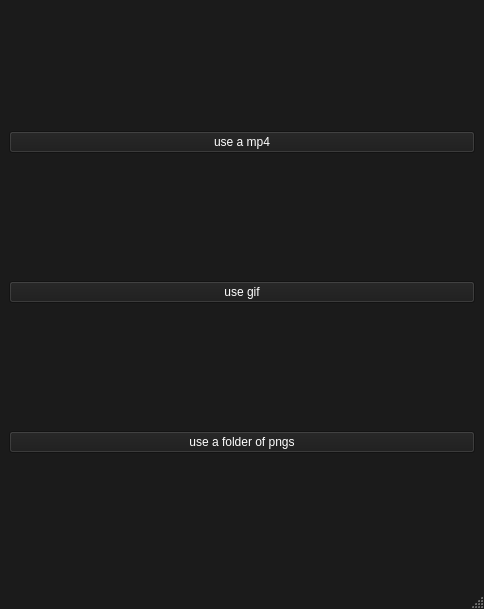
<?xml version="1.0" encoding="UTF-8"?>
<ui version="4.0">
 <class>MainWindow</class>
 <widget class="QMainWindow" name="MainWindow">
  <property name="geometry">
   <rect>
    <x>0</x>
    <y>0</y>
    <width>484</width>
    <height>609</height>
   </rect>
  </property>
  <property name="palette">
   <palette>
    <active>
     <colorrole role="WindowText">
      <brush brushstyle="SolidPattern">
       <color alpha="255">
        <red>255</red>
        <green>255</green>
        <blue>255</blue>
       </color>
      </brush>
     </colorrole>
     <colorrole role="Button">
      <brush brushstyle="SolidPattern">
       <color alpha="255">
        <red>27</red>
        <green>27</green>
        <blue>27</blue>
       </color>
      </brush>
     </colorrole>
     <colorrole role="Light">
      <brush brushstyle="SolidPattern">
       <color alpha="255">
        <red>40</red>
        <green>40</green>
        <blue>40</blue>
       </color>
      </brush>
     </colorrole>
     <colorrole role="Midlight">
      <brush brushstyle="SolidPattern">
       <color alpha="255">
        <red>33</red>
        <green>33</green>
        <blue>33</blue>
       </color>
      </brush>
     </colorrole>
     <colorrole role="Dark">
      <brush brushstyle="SolidPattern">
       <color alpha="255">
        <red>13</red>
        <green>13</green>
        <blue>13</blue>
       </color>
      </brush>
     </colorrole>
     <colorrole role="Mid">
      <brush brushstyle="SolidPattern">
       <color alpha="255">
        <red>18</red>
        <green>18</green>
        <blue>18</blue>
       </color>
      </brush>
     </colorrole>
     <colorrole role="Text">
      <brush brushstyle="SolidPattern">
       <color alpha="255">
        <red>255</red>
        <green>255</green>
        <blue>255</blue>
       </color>
      </brush>
     </colorrole>
     <colorrole role="BrightText">
      <brush brushstyle="SolidPattern">
       <color alpha="255">
        <red>255</red>
        <green>255</green>
        <blue>255</blue>
       </color>
      </brush>
     </colorrole>
     <colorrole role="ButtonText">
      <brush brushstyle="SolidPattern">
       <color alpha="255">
        <red>255</red>
        <green>255</green>
        <blue>255</blue>
       </color>
      </brush>
     </colorrole>
     <colorrole role="Base">
      <brush brushstyle="SolidPattern">
       <color alpha="255">
        <red>0</red>
        <green>0</green>
        <blue>0</blue>
       </color>
      </brush>
     </colorrole>
     <colorrole role="Window">
      <brush brushstyle="SolidPattern">
       <color alpha="255">
        <red>27</red>
        <green>27</green>
        <blue>27</blue>
       </color>
      </brush>
     </colorrole>
     <colorrole role="Shadow">
      <brush brushstyle="SolidPattern">
       <color alpha="255">
        <red>0</red>
        <green>0</green>
        <blue>0</blue>
       </color>
      </brush>
     </colorrole>
     <colorrole role="AlternateBase">
      <brush brushstyle="SolidPattern">
       <color alpha="255">
        <red>13</red>
        <green>13</green>
        <blue>13</blue>
       </color>
      </brush>
     </colorrole>
     <colorrole role="ToolTipBase">
      <brush brushstyle="SolidPattern">
       <color alpha="255">
        <red>255</red>
        <green>255</green>
        <blue>220</blue>
       </color>
      </brush>
     </colorrole>
     <colorrole role="ToolTipText">
      <brush brushstyle="SolidPattern">
       <color alpha="255">
        <red>0</red>
        <green>0</green>
        <blue>0</blue>
       </color>
      </brush>
     </colorrole>
     <colorrole role="PlaceholderText">
      <brush brushstyle="SolidPattern">
       <color alpha="128">
        <red>255</red>
        <green>255</green>
        <blue>255</blue>
       </color>
      </brush>
     </colorrole>
    </active>
    <inactive>
     <colorrole role="WindowText">
      <brush brushstyle="SolidPattern">
       <color alpha="255">
        <red>255</red>
        <green>255</green>
        <blue>255</blue>
       </color>
      </brush>
     </colorrole>
     <colorrole role="Button">
      <brush brushstyle="SolidPattern">
       <color alpha="255">
        <red>27</red>
        <green>27</green>
        <blue>27</blue>
       </color>
      </brush>
     </colorrole>
     <colorrole role="Light">
      <brush brushstyle="SolidPattern">
       <color alpha="255">
        <red>40</red>
        <green>40</green>
        <blue>40</blue>
       </color>
      </brush>
     </colorrole>
     <colorrole role="Midlight">
      <brush brushstyle="SolidPattern">
       <color alpha="255">
        <red>33</red>
        <green>33</green>
        <blue>33</blue>
       </color>
      </brush>
     </colorrole>
     <colorrole role="Dark">
      <brush brushstyle="SolidPattern">
       <color alpha="255">
        <red>13</red>
        <green>13</green>
        <blue>13</blue>
       </color>
      </brush>
     </colorrole>
     <colorrole role="Mid">
      <brush brushstyle="SolidPattern">
       <color alpha="255">
        <red>18</red>
        <green>18</green>
        <blue>18</blue>
       </color>
      </brush>
     </colorrole>
     <colorrole role="Text">
      <brush brushstyle="SolidPattern">
       <color alpha="255">
        <red>255</red>
        <green>255</green>
        <blue>255</blue>
       </color>
      </brush>
     </colorrole>
     <colorrole role="BrightText">
      <brush brushstyle="SolidPattern">
       <color alpha="255">
        <red>255</red>
        <green>255</green>
        <blue>255</blue>
       </color>
      </brush>
     </colorrole>
     <colorrole role="ButtonText">
      <brush brushstyle="SolidPattern">
       <color alpha="255">
        <red>255</red>
        <green>255</green>
        <blue>255</blue>
       </color>
      </brush>
     </colorrole>
     <colorrole role="Base">
      <brush brushstyle="SolidPattern">
       <color alpha="255">
        <red>0</red>
        <green>0</green>
        <blue>0</blue>
       </color>
      </brush>
     </colorrole>
     <colorrole role="Window">
      <brush brushstyle="SolidPattern">
       <color alpha="255">
        <red>27</red>
        <green>27</green>
        <blue>27</blue>
       </color>
      </brush>
     </colorrole>
     <colorrole role="Shadow">
      <brush brushstyle="SolidPattern">
       <color alpha="255">
        <red>0</red>
        <green>0</green>
        <blue>0</blue>
       </color>
      </brush>
     </colorrole>
     <colorrole role="AlternateBase">
      <brush brushstyle="SolidPattern">
       <color alpha="255">
        <red>13</red>
        <green>13</green>
        <blue>13</blue>
       </color>
      </brush>
     </colorrole>
     <colorrole role="ToolTipBase">
      <brush brushstyle="SolidPattern">
       <color alpha="255">
        <red>255</red>
        <green>255</green>
        <blue>220</blue>
       </color>
      </brush>
     </colorrole>
     <colorrole role="ToolTipText">
      <brush brushstyle="SolidPattern">
       <color alpha="255">
        <red>0</red>
        <green>0</green>
        <blue>0</blue>
       </color>
      </brush>
     </colorrole>
     <colorrole role="PlaceholderText">
      <brush brushstyle="SolidPattern">
       <color alpha="128">
        <red>255</red>
        <green>255</green>
        <blue>255</blue>
       </color>
      </brush>
     </colorrole>
    </inactive>
    <disabled>
     <colorrole role="WindowText">
      <brush brushstyle="SolidPattern">
       <color alpha="255">
        <red>13</red>
        <green>13</green>
        <blue>13</blue>
       </color>
      </brush>
     </colorrole>
     <colorrole role="Button">
      <brush brushstyle="SolidPattern">
       <color alpha="255">
        <red>27</red>
        <green>27</green>
        <blue>27</blue>
       </color>
      </brush>
     </colorrole>
     <colorrole role="Light">
      <brush brushstyle="SolidPattern">
       <color alpha="255">
        <red>40</red>
        <green>40</green>
        <blue>40</blue>
       </color>
      </brush>
     </colorrole>
     <colorrole role="Midlight">
      <brush brushstyle="SolidPattern">
       <color alpha="255">
        <red>33</red>
        <green>33</green>
        <blue>33</blue>
       </color>
      </brush>
     </colorrole>
     <colorrole role="Dark">
      <brush brushstyle="SolidPattern">
       <color alpha="255">
        <red>13</red>
        <green>13</green>
        <blue>13</blue>
       </color>
      </brush>
     </colorrole>
     <colorrole role="Mid">
      <brush brushstyle="SolidPattern">
       <color alpha="255">
        <red>18</red>
        <green>18</green>
        <blue>18</blue>
       </color>
      </brush>
     </colorrole>
     <colorrole role="Text">
      <brush brushstyle="SolidPattern">
       <color alpha="255">
        <red>13</red>
        <green>13</green>
        <blue>13</blue>
       </color>
      </brush>
     </colorrole>
     <colorrole role="BrightText">
      <brush brushstyle="SolidPattern">
       <color alpha="255">
        <red>255</red>
        <green>255</green>
        <blue>255</blue>
       </color>
      </brush>
     </colorrole>
     <colorrole role="ButtonText">
      <brush brushstyle="SolidPattern">
       <color alpha="255">
        <red>13</red>
        <green>13</green>
        <blue>13</blue>
       </color>
      </brush>
     </colorrole>
     <colorrole role="Base">
      <brush brushstyle="SolidPattern">
       <color alpha="255">
        <red>27</red>
        <green>27</green>
        <blue>27</blue>
       </color>
      </brush>
     </colorrole>
     <colorrole role="Window">
      <brush brushstyle="SolidPattern">
       <color alpha="255">
        <red>27</red>
        <green>27</green>
        <blue>27</blue>
       </color>
      </brush>
     </colorrole>
     <colorrole role="Shadow">
      <brush brushstyle="SolidPattern">
       <color alpha="255">
        <red>0</red>
        <green>0</green>
        <blue>0</blue>
       </color>
      </brush>
     </colorrole>
     <colorrole role="AlternateBase">
      <brush brushstyle="SolidPattern">
       <color alpha="255">
        <red>27</red>
        <green>27</green>
        <blue>27</blue>
       </color>
      </brush>
     </colorrole>
     <colorrole role="ToolTipBase">
      <brush brushstyle="SolidPattern">
       <color alpha="255">
        <red>255</red>
        <green>255</green>
        <blue>220</blue>
       </color>
      </brush>
     </colorrole>
     <colorrole role="ToolTipText">
      <brush brushstyle="SolidPattern">
       <color alpha="255">
        <red>0</red>
        <green>0</green>
        <blue>0</blue>
       </color>
      </brush>
     </colorrole>
     <colorrole role="PlaceholderText">
      <brush brushstyle="SolidPattern">
       <color alpha="128">
        <red>255</red>
        <green>255</green>
        <blue>255</blue>
       </color>
      </brush>
     </colorrole>
    </disabled>
   </palette>
  </property>
  <property name="windowTitle">
   <string>MainWindow</string>
  </property>
  <property name="windowOpacity">
   <double>1.000000000000000</double>
  </property>
  <property name="animated">
   <bool>true</bool>
  </property>
  <property name="documentMode">
   <bool>false</bool>
  </property>
  <property name="tabShape">
   <enum>QTabWidget::Rounded</enum>
  </property>
  <property name="unifiedTitleAndToolBarOnMac">
   <bool>false</bool>
  </property>
  <widget class="QWidget" name="centralwidget">
   <layout class="QVBoxLayout" name="verticalLayout">
    <item>
     <widget class="QPushButton" name="mp4select">
      <property name="text">
       <string>use a mp4</string>
      </property>
      <property name="default">
       <bool>false</bool>
      </property>
      <property name="flat">
       <bool>false</bool>
      </property>
     </widget>
    </item>
    <item>
     <widget class="QPushButton" name="gifselect">
      <property name="text">
       <string>use gif</string>
      </property>
     </widget>
    </item>
    <item>
     <widget class="QPushButton" name="pngselect">
      <property name="text">
       <string>use a folder of pngs</string>
      </property>
     </widget>
    </item>
   </layout>
  </widget>
  <widget class="QMenuBar" name="menubar">
   <property name="geometry">
    <rect>
     <x>0</x>
     <y>0</y>
     <width>484</width>
     <height>22</height>
    </rect>
   </property>
  </widget>
  <widget class="QStatusBar" name="statusbar"/>
 </widget>
 <resources/>
 <connections/>
</ui>
